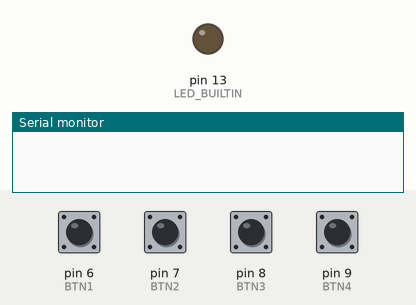
Bench run of a sketch on a simulated Arduino Uno, built with avr-gcc and run on an emulated ATmega328P. On the bench: output pins drawn as LEDs (lit = HIGH), the last lines printed to the serial monitor. Dashed ring = blinking. The test bench sets the inputs (shaded band); at power-on: pin 6 (BTN1), pin 7 (BTN2), pin 8 (BTN3), pin 9 (BTN4) HIGH.

Above: at 1.2 s.
1.3 s: pin 7 (BTN2) pulled LOW for 0.15 s
At 1.7 s:
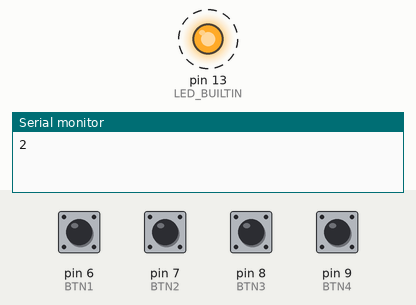
4.4 s: pin 7 (BTN2) pulled LOW for 1 s
At 5.9 s:
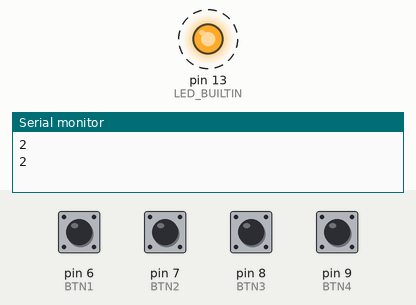
8.4 s: pin 6 (BTN1) pulled LOW for 1 s
At 10.1 s:
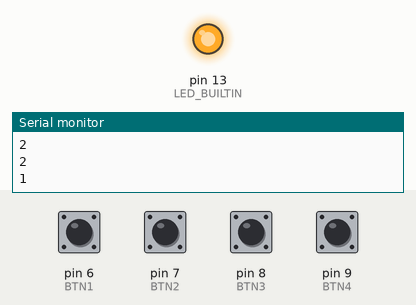
Timing chart, 0 to 11.8 s (numbered marks = the images above; inputs shaded):
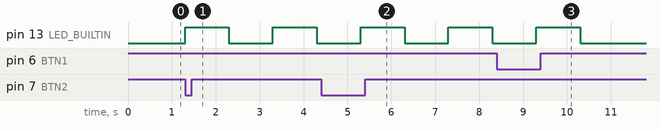

Measured:
- after the input at 1.3 s, pin 13 (LED_BUILTIN): alternates HIGH for 1.0 s and LOW for 1.0 s, starting at once
- after the input at 4.4 s, pin 13 (LED_BUILTIN): alternates HIGH for 1.0 s and LOW for 1.0 s, starting after 0.90 s
- after the input at 8.4 s, pin 13 (LED_BUILTIN): LOW → HIGH after 0.90 s, → LOW 1.0 s later

The sketch:

4x1_Buttons.ino
```cpp
/*
  4x1 Buttons

  It blinks the builtin LED x times depending on the button pressed.
*/

#define BTN1 6
#define BTN2 7
#define BTN3 8
#define BTN4 9

void setup(){
  pinMode(BTN1, INPUT_PULLUP);
  pinMode(BTN2, INPUT_PULLUP);
  pinMode(BTN3, INPUT_PULLUP);
  pinMode(BTN4, INPUT_PULLUP);
  pinMode(LED_BUILTIN, OUTPUT);
  Serial.begin(9600);
}

void loop(){
  if(digitalRead(BTN1) == LOW){
    light_led(1);
  }else if(digitalRead(BTN2) == LOW){
    light_led(2);
  }else if(digitalRead(BTN3) == LOW){
    light_led(3);
  }else if(digitalRead(BTN4) == LOW){
    light_led(4);
  }
}

void light_led(int loops){
  Serial.println(loops);
  for(int i=0; i<loops; i++){
    digitalWrite(LED_BUILTIN, HIGH);
    delay(1000);
    digitalWrite(LED_BUILTIN, LOW);
    delay(1000);
  }
}
```
